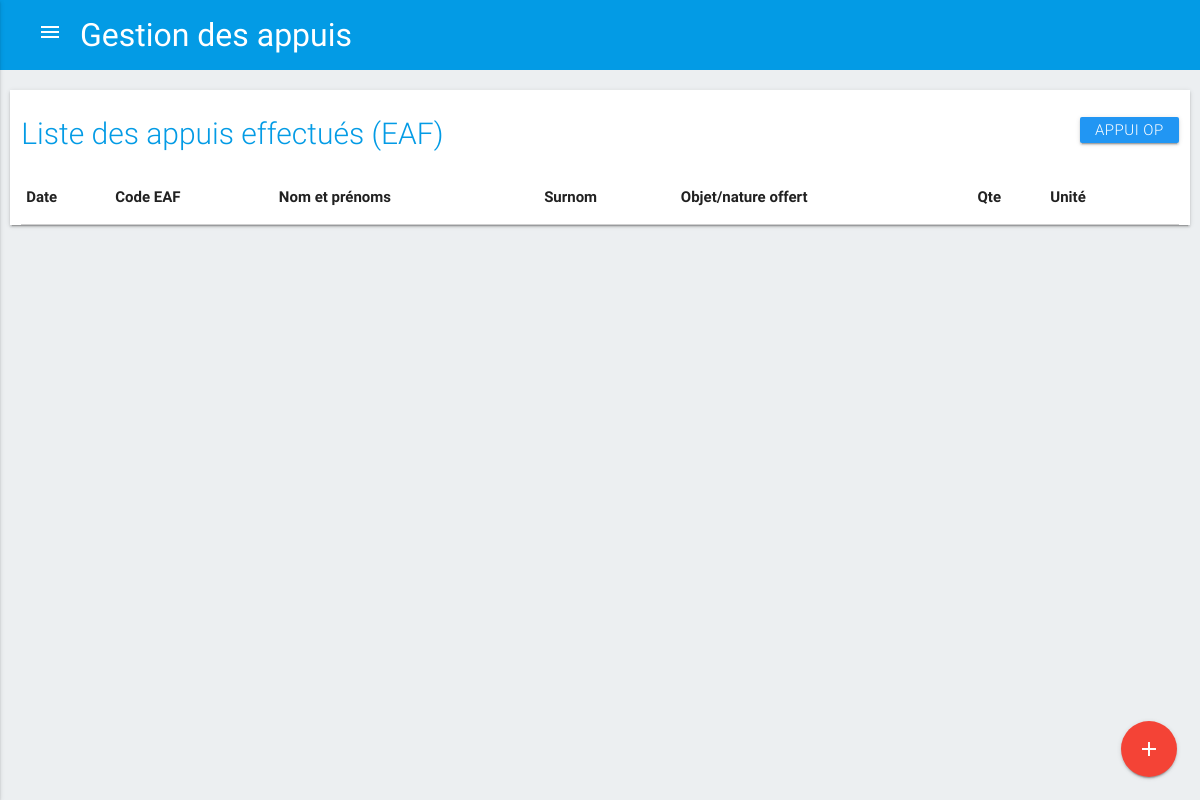
The app's page /index.php/c_appui/liste_appui_eaf, older data.
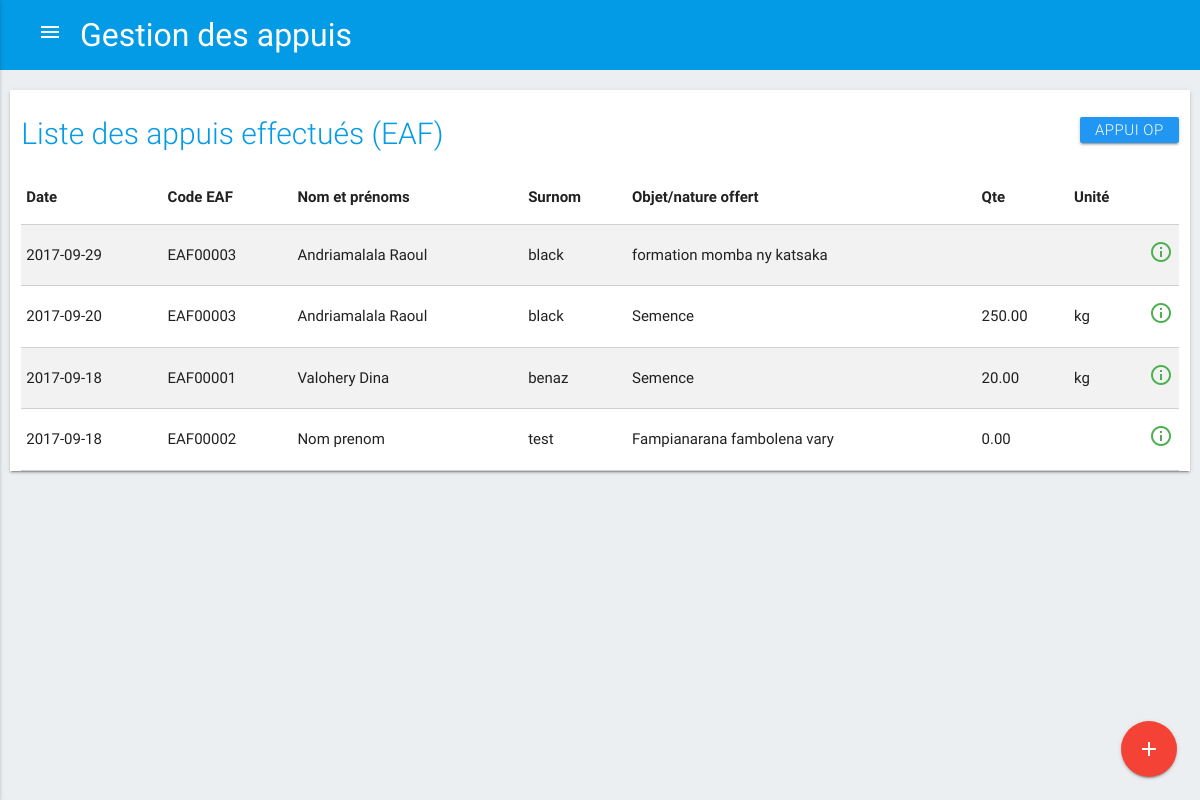
The same page, newer data.
### tables this page shows
CREATE TABLE `appui_menage` (
  `ID_APPUI_MENAGE` int(11) NOT NULL,
  `ID_MENAGE` int(11) NOT NULL,
  `ID_PARENT` int(11) DEFAULT NULL,
  `ID_FORMATION` int(11) DEFAULT NULL,
  `OBJET_NATURE` varchar(255) DEFAULT NULL,
  `QTE` decimal(7,2) DEFAULT NULL,
  `UNITE` varchar(10) DEFAULT NULL,
  `DATE_COLLECTE` date DEFAULT NULL,
  `DATE_SAISIE` date DEFAULT NULL
);

CREATE TABLE `menages` (
  `ID_MENAGE` int(11) NOT NULL,
  `ID_FOKONTANY` int(11) NOT NULL,
  `CODE_MENAGE` varchar(20) DEFAULT NULL,
  `NOM_MENAGE` varchar(50) DEFAULT NULL,
  `SURNOM` varchar(25) DEFAULT NULL,
  `SEXE` char(1) DEFAULT NULL,
  `TYPE` smallint(6) DEFAULT NULL,
  `IMF` tinyint(1) DEFAULT NULL
);

CREATE TABLE `detail_formation` (
  `ID_FORMATION` int(11) NOT NULL,
  `ID_FOKONTANY` int(11) DEFAULT NULL,
  `THEME` varchar(255) DEFAULT NULL,
  `DATE_DEBUT` date DEFAULT NULL,
  `DATE_FIN` date DEFAULT NULL
);

### application/views/templates.php (called while the page is built)
<?php
	$this->load->view("templates/header");
	$this->load->view($contents);
	$this->load->view("templates/footer");

### application/controllers/C_appui.php (called while the page is built, shortened)
<?php
	class C_appui extends CI_Controller {
        public function liste_appui_eaf(){
            $this->load->model('M_appui');
            $data['titre'] = 'Gestion des appuis';
            $data['contents'] = 'liste_appui_eaf';
            $data['appuiEafListe'] = $this->M_appui->getAppuiEafListe();
            $this->load->view('templates',$data);
        }
	}

### index.php (called while the page is built, shortened)
<?php
require_once BASEPATH.'core/CodeIgniter.php';

### application/models/M_appui.php (called while the page is built, shortened)
<?php
	class M_appui extends CI_Model {
        public function getAppuiEafListe(){
            $this->db->select('*');
            $this->db->from('appui_menage');
            $this->db->join('menages','appui_menage.ID_MENAGE = menages.ID_MENAGE');
            $this->db->join('detail_formation','detail_formation.ID_FORMATION = appui_menage.ID_FORMATION','LEFT');
            $this->db->order_by('DATE_SAISIE','DESC');
            $query = $this->db->get();
            return $query->result();
        }
	}

### application/views/liste_appui_eaf.php (the view, shortened to what this page needs)
<main>
    <div class="container1">
        <div class="row z-depth-1">
            <div class="col s12">
                <h2 class="header">Liste des appuis effectués (EAF) <a href="<?php echo base_url()?>c_appui/liste_appui" class="waves-effect blue waves-light btn right">Appui OP</a></h2>
                <table class="bordered striped">
                    <thead>
                    <tr>
                        <th>Date</th>
                        <th>Code EAF</th>
                        <th>Nom et prénoms</th>
                        <th>Surnom</th>
                        <th>Objet/nature offert</th>
                        <th>Qte</th>
                        <th>Unité</th>
                        <th width="3%"></th>
                    </tr>
                    </thead>
                    <tbody>
                    <?php foreach($appuiEafListe as $appui) {
                        if($appui->THEME!=null) $appui->OBJET_NATURE = $appui->THEME;
                    ?>
                    <tr>
                        <td><?php echo $appui->DATE_SAISIE ?></td>
                        <td><?php echo $appui->CODE_MENAGE ?></td>
                        <td><?php echo $appui->NOM_MENAGE ?></td>
                        <td><?php echo $appui->SURNOM ?></td>
                        <td><?php echo $appui->OBJET_NATURE ?></td>
                        <td><?php echo $appui->QTE ?></td>
                        <td><?php echo $appui->UNITE ?></td>
                        <td>
                            <a href="<?php echo base_url()?>c_appui/fiche_appui_eaf/<?php echo $appui->ID_APPUI_MENAGE?>"><i class="material-icons green-text">info_outline</i></a>
                        </td>
                    </tr>
                    <?php } ?>
                    </tbody>
                </table>
                <div class="fixed-action-btn">
                    <a href="#new_appui" class="btn-floating btn-large red">
                        <i class="large material-icons">add</i>
                    </a>
                </div>
            </div>
        </div>
    </div>
</main>

### application/views/templates/header.php (shortened to what this page needs)
<!DOCTYPE html>
<html>
<head>
    <link type="text/css" rel="stylesheet" href="<?php echo base_url(); ?>assets/css/materialize.css"  media="screen,projection"/>
    <link type="text/css" rel="stylesheet" href="<?php echo base_url(); ?>assets/css/style.css"/>
    <link type="text/css" rel="stylesheet" href="<?php echo base_url(); ?>assets/css/datatables.min.css"/>
</head>
<body>
<div class="conteneur">
    <header>
        <nav class="top-nav">
            <div style="padding-left: 20px">
                <a href="#" data-activates="slide-out" class="button-collapse show-on-large "><i class="material-icons">menu</i></a>
                <div class="nav-wrapper"><a class="page-title"><?php echo $titre ?></a></div>
            </div>
        </nav>
    </header>

### application/views/templates/footer.php
</div>
</body>
</html>

### assets/css/style.css (style rules this page uses)
body { background-color: #eceff1; }
.container1 { padding: 20px 10px 5px 10px ; }
header, main, footer { padding-left: 0px; }
nav { background-color: #039be5; }
.material-icons { font-family: 'Material Icons'; font-weight: normal; font-style: normal; font-size: 24px; line-height: 1; letter-spacing: normal; text-transform: none; display: inline-block; white-space: nowrap; word-wrap: normal; direction: ltr; -moz-font-feature-settings: 'liga'; -moz-osx-font-smoothing: grayscale; }
nav.top-nav { height: 70px; box-shadow: none; }
nav.top-nav a.page-title { line-height: 70px; font-size: 32px; }
.header { color: #039be5; font-weight: 300; font-size: 2.0rem; }
.row { background-color: #ffffff; }
h2.header a.btn { height: 26px; line-height: 26px; padding: 0 1rem; }

Row changes from the older to the newer data that the page shows:
added appui_menage: DATE_SAISIE "2017-09-29", ID_MENAGE.CODE_MENAGE "EAF00003", ID_MENAGE.NOM_MENAGE "Andriamalala Raoul", ID_MENAGE.SURNOM "black", ID_FORMATION.THEME "formation momba ny katsaka"
added appui_menage: DATE_SAISIE "2017-09-20", ID_MENAGE.CODE_MENAGE "EAF00003", ID_MENAGE.NOM_MENAGE "Andriamalala Raoul", ID_MENAGE.SURNOM "black", OBJET_NATURE "Semence", QTE "250.00", UNITE "kg"
added appui_menage: DATE_SAISIE "2017-09-18", ID_MENAGE.CODE_MENAGE "EAF00001", ID_MENAGE.NOM_MENAGE "Valohery Dina", ID_MENAGE.SURNOM "benaz", OBJET_NATURE "Semence", QTE "20.00", UNITE "kg"
added appui_menage: DATE_SAISIE "2017-09-18", ID_MENAGE.CODE_MENAGE "EAF00002", ID_MENAGE.NOM_MENAGE "Nom prenom", ID_MENAGE.SURNOM "test", ID_FORMATION.THEME "Fampianarana fambolena vary", QTE "0.00"
